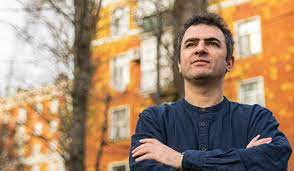
#> input picture src/face_tracking/1.jpeg, 294 x 171 px, found by its file name
$ python main.py
#> lines starting #> are read from the running program, lines starting #| are printed output that depends on the picture; after the words box and inside, x2 and y2 are one past the last pixel; in counts of white or black regions, pixels touching at a corner belong together
# ready made NN: https://github.com/opencv/opencv/tree
import cv2

img = cv2.imread("src/face_tracking/1.jpeg")
#> img is the input picture: shape (171, 294, 3); mean B, G, R 112, 137.8, 165.6

gray_img = cv2.cvtColor(img, cv2.COLOR_BGR2GRAY)
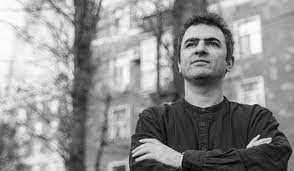
#> gray_img: shape (171, 294); min 1, max 255, mean 143.2

faceNN = cv2.CascadeClassifier('src/faces.xml')
results = faceNN.detectMultiScale(gray_img, scaleFactor=1.1, minNeighbors=3)
#> results = [[173, 21, 56, 56]]

for (x, y, w, h) in results:
    cv2.rectangle(img, (x, y), (x + w, y + h), (230, 14, 78), thickness=1)
#> this loop made 1 pass
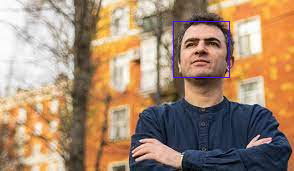
#> img: shape (171, 294, 3); 0.45% of pixels changed, all inside (x1, y1, x2, y2) = (173, 21, 230, 78)

cv2.imshow("Result:", img)
cv2.waitKey(0)
